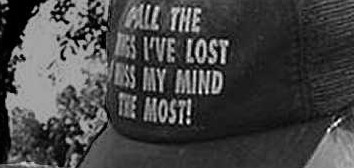
#> input picture Tutorial_9/97.jpg, 354 x 168 px
$ python first.py
#> lines starting #> are read from the running program, lines starting #| are printed output that depends on the picture
import cv2
import numpy as np
import matplotlib.pyplot as plt

img = cv2.imread(r'97.jpg', 0)
#> img is the input picture: shape (168, 354); min 0, max 255, mean 69.4
cv2.imshow("97", img)
img = cv2.imread(r'97_1.jpg', 0)
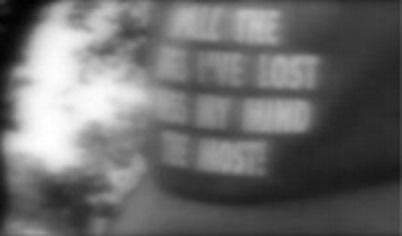
#> input picture Tutorial_9/97_1.jpg, 402 x 236 px
#> img: shape (236, 402); min 1, max 255, mean 107.8
cv2.imshow("97_1", img)
img = cv2.imread(r'97_2.jpg', 0)
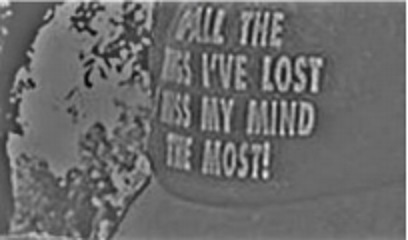
#> input picture Tutorial_9/97_2.jpg, 408 x 240 px
#> img: shape (240, 408); min 6, max 255, mean 107.1
cv2.imshow("97_2", img)


ft_img = np.fft.fft2(img)
fshift_img = np.fft.fftshift(ft_img)
ft_shift_img_abs = np.abs(fshift_img)
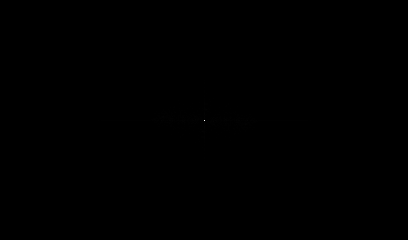
#> ft_shift_img_abs: shape (240, 408) float64; min 0.896, max 10487050, mean 2288.7; drawn with min black and max white

# log transform for better visibility
magnitude_spectrum_shifted = 20*np.log(np.abs(fshift_img))
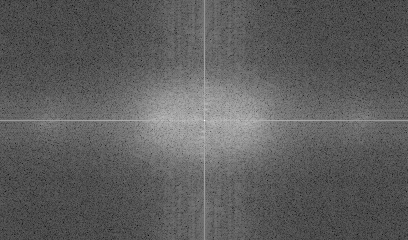
#> magnitude_spectrum_shifted: shape (240, 408) float64; min -2.19, max 323.3, mean 117.8; drawn with min black and max white

# high pass - a circled mask
rows, cols = img.shape
#> rows = 240; cols = 408
crow, ccol = int(rows / 2), int(cols / 2)
#> crow = 120; ccol = 204
mask = np.ones((rows, cols), np.uint8)
r = 30
center = [crow, ccol]
#> center = [120, 204]
x, y = np.ogrid[:rows, :cols]
#> x = 240 values from 0 to 239
mask_area = (x - center[0]) ** 2 + (y - center[1]) ** 2 <= r*r
mask[mask_area] = 1

fshift_and_mask = fshift_img*mask
ft_shift_with_mask = np.abs(fshift_and_mask)

f_ishift = np.fft.ifftshift(fshift_and_mask)
img_back = np.fft.ifft2(f_ishift)
img_back = np.abs(img_back)


plt.subplot(411)
plt.title('Gray Image')
plt.axis('off')
plt.imshow(img, 'gray')

plt.subplot(412)
plt.title('FT Magnitude Spectrum\nShifted to centre')
plt.axis('off')
plt.imshow(magnitude_spectrum_shifted, 'gray')

plt.subplot(413)
plt.title('mask')
plt.axis('off')
plt.imshow(mask[:, :], 'gray')


plt.subplot(414)
plt.title('Image back to spatial domain')
plt.axis('off')
plt.imshow(img_back, cmap='gray')

plt.show()
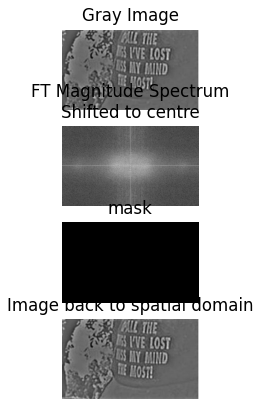
#> figure drawn by matplotlib, 4 panels

cv2.waitKey(-1)
cv2.destroyAllWindows()
